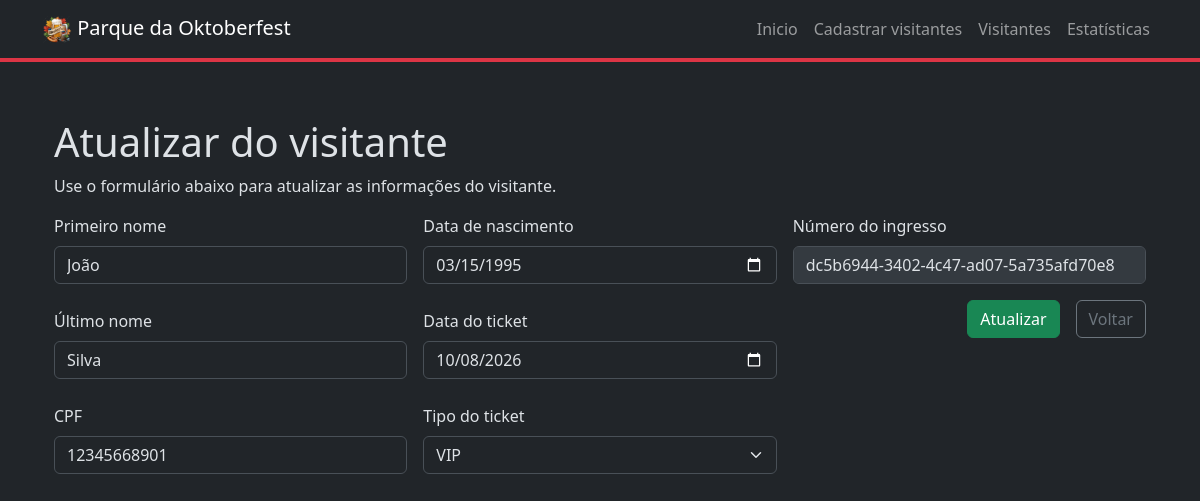
Page /visitors/update/4/ on the committed database.
### app/models.py (models this page shows, shortened)
class Visitor(models.Model):
    first_name = models.CharField(max_length=100)
    last_name = models.CharField(max_length=100)
    cpf = models.CharField(max_length=11, unique=True)
    birth_date = models.DateField()
    ticket_date = models.DateField()
    ticket_type = models.IntegerField(choices=TicketType.choices)
    ticket_number = models.CharField(255)

### app/views.py (the view)
# urls.py: path('visitors/update/<int:id>/', views.update_visitor, name='update_visitor'),
def update_visitor(request, id):
    visitor = Visitor.objects.get(pk=id)
    if request.method == 'POST':
        visitor_form = UpdateVisitorForm(request.POST, instance=visitor)
        if visitor_form.is_valid():
            visitor_form.save()
            return redirect('visitors')
    else:
        visitor_form = UpdateVisitorForm(instance=visitor)
    response = {
        'visitor': visitor,
        'form': visitor_form
    }
    return render(request, 'update-visitor.html', response)

### app/forms/update_visitor_form.py
class UpdateVisitorForm(forms.ModelForm):
    class Meta:
        model = Visitor
        fields = [
            'first_name',
            'last_name',
            'cpf',
            'birth_date',
            'ticket_date',
            'ticket_type'
        ]

### app/templates/update-visitor.html (shortened to what this page needs)
{% extends 'base.html' %}
{% block content %}
<div class="container-fluid pt-5">
    <h1>Atualizar do visitante</h1>
    <p>Use o formulário abaixo para atualizar as informações do visitante.</p>
    <form action="./" method="post">
        <div class="d-flex gap-3 flex-wrap">
            <div class="col">
                <div>
                    <label for="first_name" class="form-label">Primeiro nome</label>
                    <input type="text" class="form-control" id="first_name" name="first_name"
                        value="{{form.instance.first_name}}">
                    <div class="form-text text-danger">
                    </div>
                </div>
                <div>
                    <label for="last_name" class="form-label">Último nome</label>
                    <input type="text" class="form-control" id="last_name" name="last_name"
                        value="{{form.instance.last_name}}">
                    <div class="form-text text-danger">
                    </div>
                </div>
                <div>
                    <label for="cpf" class="form-label">CPF </label>
                        <input type="text" class="form-control" id="cpf" name="cpf" value="{{form.instance.cpf}}">
                        <div class="form-text text-danger">
                        </div>
                </div>
            </div>
            <div class="col">
                <div>
                    <label for="birth_date" class="form-label">Data de nascimento </label>
                    <input type="date" class="form-control" id="birth_date" name="birth_date"
                        value="{{ form.instance.birth_date | date:'Y-m-d' }}">
                    <div class="form-text text-danger">
                    </div>
                </div>
                <div>
                    <label for="ticket_date" class="form-label">Data do ticket </label>
                        <input type="date" class="form-control" id="ticket_date" name="ticket_date"
                            value="{{ form.instance.ticket_date | date:'Y-m-d' }}" min="{% now 'Y-m-d' %}" required>
                        <div class="form-text text-danger">
                        </div>
                </div>
                <div>
                    <label for="ticket_type" class="form-label">Tipo do ticket </label>
                    <select class="form-select" id="ticket_type" name="ticket_type">
                        <option value="2" {% if form.instance.ticket_type == 2 %} selected{% endif %}>VIP</option>
                    </select>
                    <div class="form-text text-danger">
                    </div>
                </div>
            </div>
            <div class="col">
                <div>
                    <label for="ticket_number" class="form-label">Número do ingresso</label>
                    <input type="text" class="form-control" id="ticket_number" name="ticket_number"
                        value="{{ visitor.ticket_number }}" disabled>
                </div>
                <div class="d-flex justify-content-end gap-3">
                    <input type="submit" value="Atualizar" class="btn btn-success mt-3 btn-custom">
                    <a href="../../" class="btn btn-outline-secondary mt-3 btn-custom">Voltar</a>
                </div>
            </div>
        </div>
    </form>
</div>
{% endblock %}

### rows in the picture
Visitor: first_name "João", last_name "Silva", cpf "12345668901", birth_date "03/15/1995", ticket_date "10/08/2026", ticket_type "VIP", ticket_number "dc5b6944-3402-4c47-ad07-5a735afd70e8"
